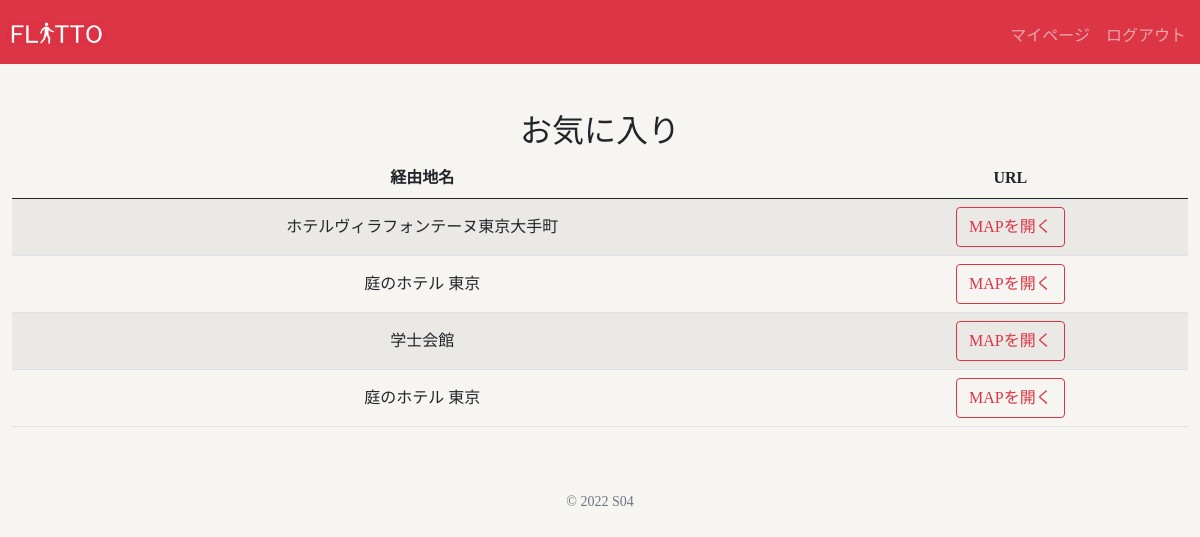
Before: /favorite (signed in) with the older database file.
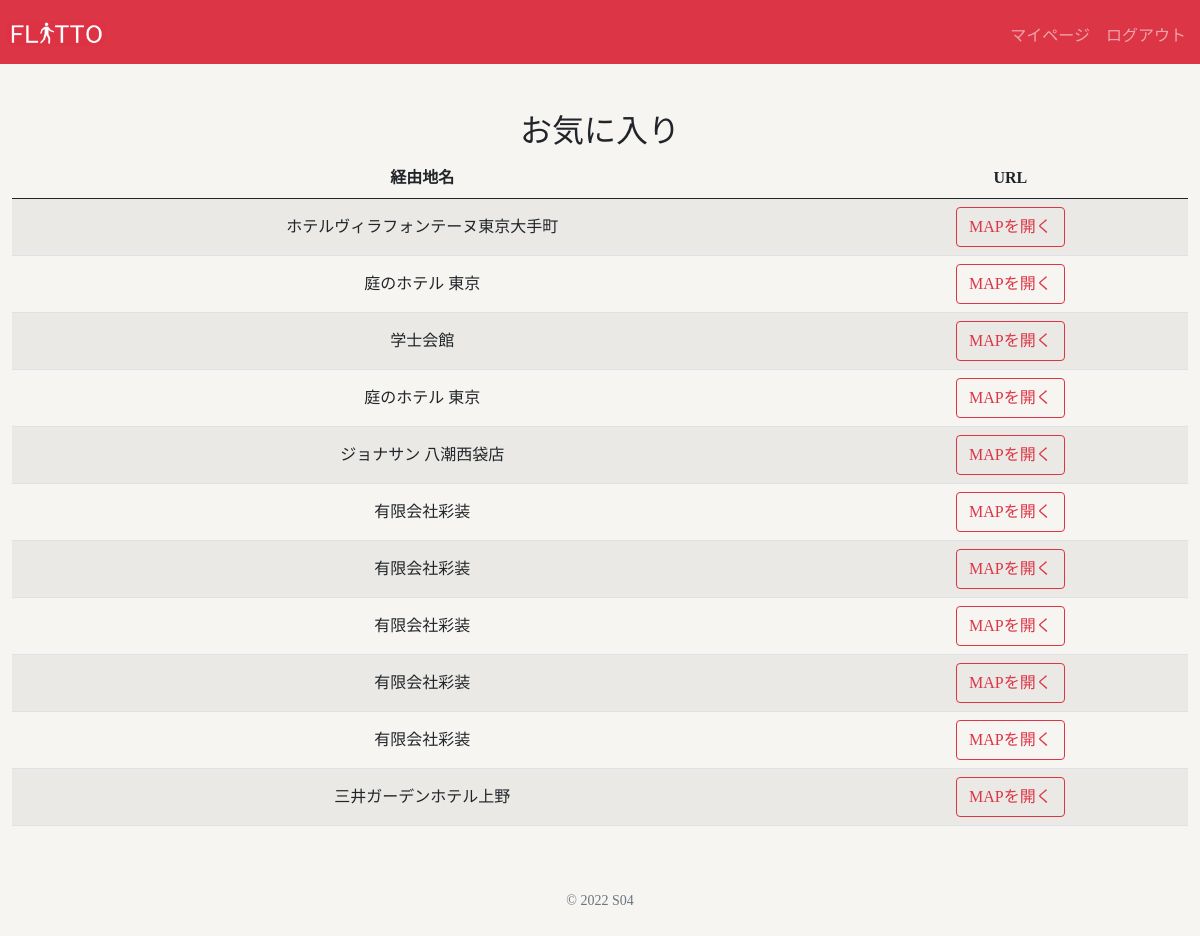
After: the same page with the newer database file.
### tables this page shows
CREATE TABLE 'favorite' ('id' INTEGER PRIMARY KEY AUTOINCREMENT NOT NULL, 'userid' INTEGER NOT NULL, 'name' TEXT NOT NULL, 'url' TEXT NOT NULL);

### app.py (the view)
@app.route("/favorite")
def favorite():
    userid = session['user_id']
    favorite = db.execute("SELECT * FROM favorite WHERE userid=?",userid)
    return render_template("favorite_test.html", favorite = favorite)

### templates/favorite_test.html (shortened to what this page needs)
{% extends "layout.html" %}
{% block main %}
<h2>お気に入り</h2>
<table class="table table-striped">
    <thead>
        <tr>
            <th>経由地名</th>
            <th>URL</th>
        </tr>
    </thead>
    <tbody>
        {% set a = namespace(cnt=0) %}
        {% for favorite in favorite %}
        <tr>
            <td>{{ favorite.name }}</td>
            <td><button onclick="location.href='{{favorite.url}}'"
                class="btn btn-outline-danger">MAPを開く</button></td>
        </tr>
        {% set a.cnt = a.cnt + 1 %}
        {% endfor %}
    </tbody>
</table>
{% endblock %}

Changed rows visible on the page:
added favorite: name "ジョナサン 八潮西袋店"
added favorite: name "有限会社彩装"
added favorite: name "有限会社彩装"
added favorite: name "有限会社彩装"
added favorite: name "有限会社彩装"
added favorite: name "有限会社彩装"
added favorite: name "三井ガーデンホテル上野"
